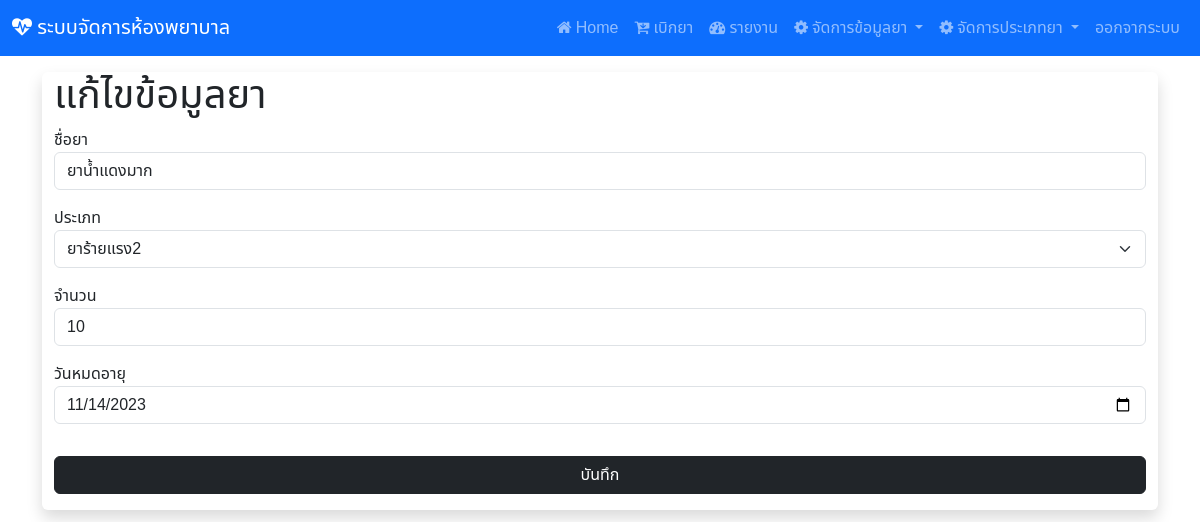
Page /edit/10 (signed in) on the committed database.
### hospital_app/models.py (models this page shows, shortened)
class drug(models.Model):
    drug_id = models.AutoField(primary_key=True)
    drug_name = models.CharField(max_length=255)
    drug_type = models.ForeignKey(d_type, on_delete=models.CASCADE)
    drug_qty = models.IntegerField()
    drug_exp = models.DateField()

class d_type(models.Model):
    type_id = models.AutoField(primary_key=True)
    type_name = models.CharField(max_length=255)

### hospital_app/views.py (the view, shortened to what this page needs)
# urls.py: path('edit/<int:pk>',views.edit_drug),#หน้าแก้ไขข้อมูลยา
@login_required(login_url="/login")
def edit_drug(request,pk):
    table = drug.objects.get(drug_id=pk)
    table2 = d_type.objects.all()
    context = {"drug_data" : table , "drug_type" : table2}
    return render(request,'edit_d.html',context)

### hospital_app/templates/edit_d.html (shortened to what this page needs)
{% extends "base.html" %}
{% block content %}
<div class="container-fluid my-3 justify-content-center align-items-center shadow rounded">
<h1 class="mt-2">แก้ไขข้อมูลยา</h1>
<form action="" method="POST">
<div class="mb-3">
ชื่อยา  <input type="text" name="drug_name" value="{{drug_data.drug_name}}" class="form-control" required>
</div>
<div class="mb-3">
ประเภท <select name="drug_type" class="form-select">
{% for i in drug_type %}
<option value="{{i.type_id}}"
{% if i.type_id == drug_data.drug_type_id %}
selected
{% endif %}
>{{i.type_name}}</option>
{% endfor %}
</select>
</div>
<div class="mb-3">
จำนวน  <input type="number" name="drug_qty" value="{{drug_data.drug_qty}}" class="form-control" required>
</div>
<div class="mb-3">
วันหมดอายุ  <input type="date" name="drug_expired" value="{{drug_data.drug_exp|date:'Y-m-d'}}" class="form-control" required>
</div>
<button type="submit" class="btn btn-dark w-100 mt-3 mb-3" >บันทึก</button>
</form>
</div>
{% endblock %}

### hospital_app/templates/base.html (style rules this page uses)
body { font-family: "Noto Sans Thai", sans-serif; }

### rows in the picture
drug: drug_name "ยาน้ำแดงมาก", drug_type "ยาร้ายแรง2", drug_qty "10", drug_expired "11/14/2023"
